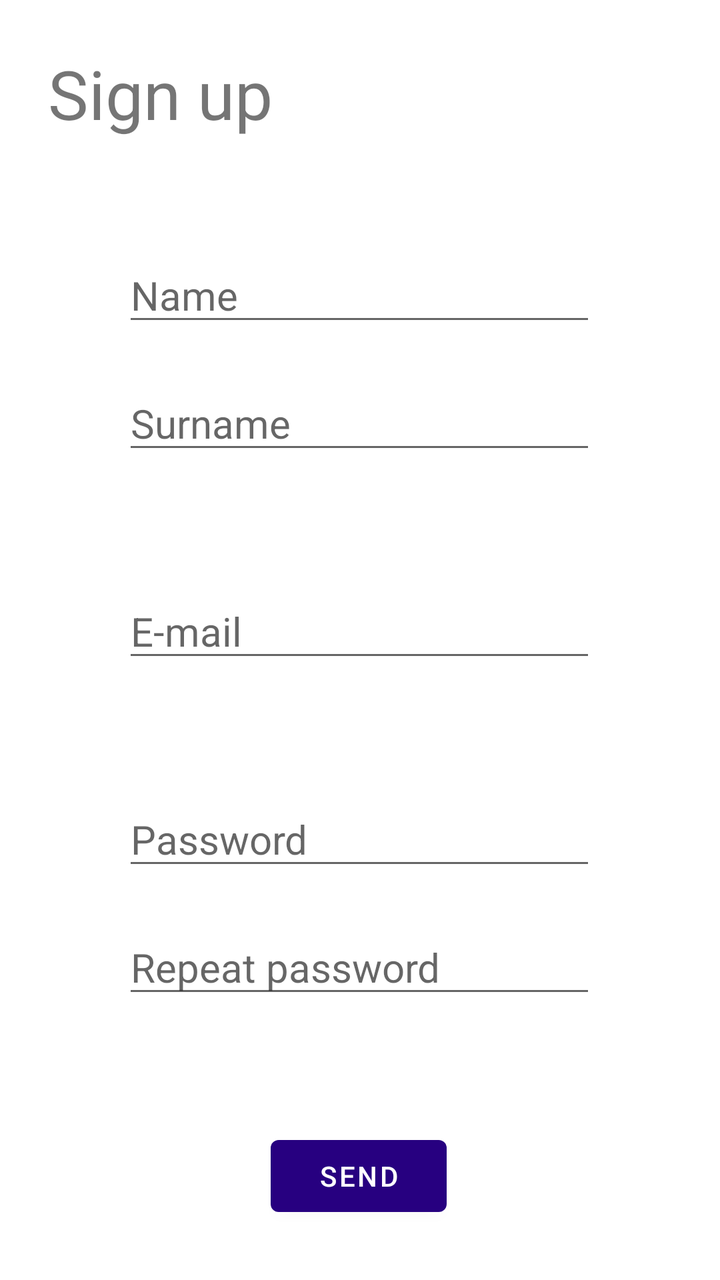
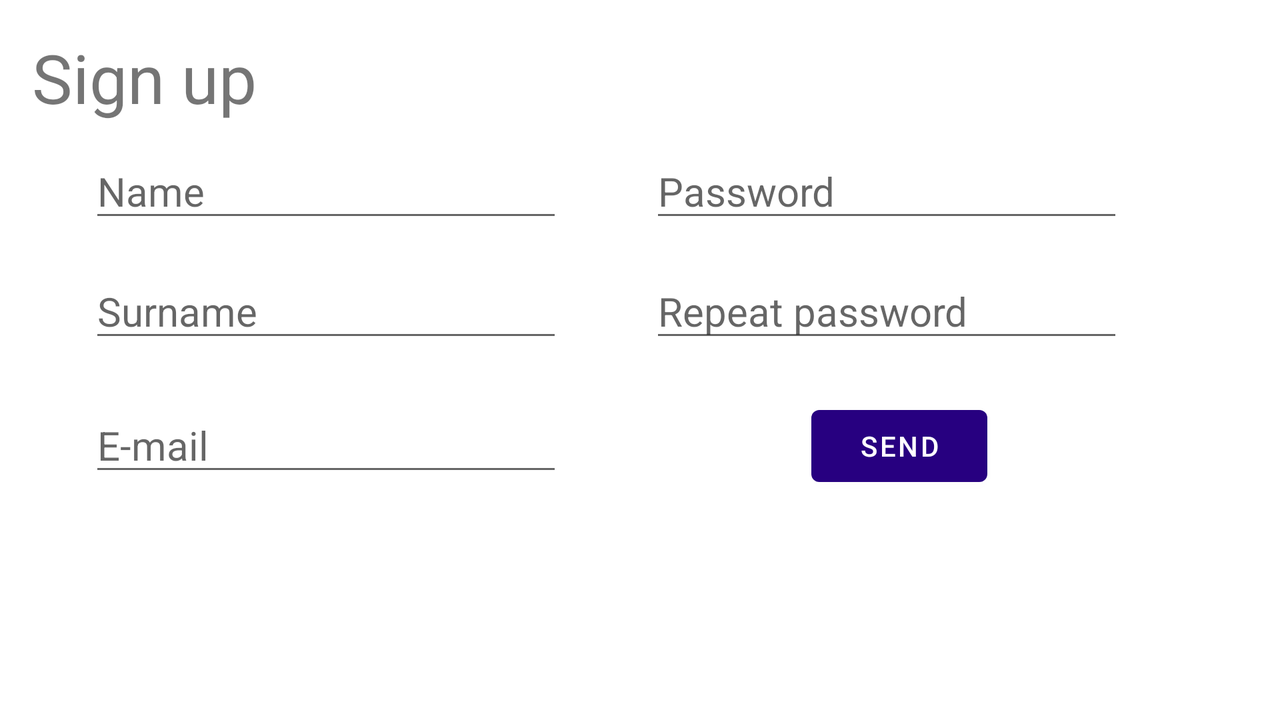

Two renders of one Android screen. The first uses the default layout on a phone; the second uses the alternative layout the repository ships for a different screen configuration, on a matching device. The two XML files are below.
<!-- AndroidManifest.xml: application theme Theme.Proyecto1_DAS -->
<!-- res/layout/activity_register.xml -->
<?xml version="1.0" encoding="utf-8"?>
<androidx.constraintlayout.widget.ConstraintLayout xmlns:android="http://schemas.android.com/apk/res/android"
    xmlns:app="http://schemas.android.com/apk/res-auto"
    xmlns:tools="http://schemas.android.com/tools"
    android:layout_width="match_parent"
    android:layout_height="match_parent"
    tools:context=".RegisterActivity">

    <TextView
        android:id="@+id/tvRegister"
        android:layout_width="wrap_content"
        android:layout_height="wrap_content"
        android:layout_marginStart="24dp"
        android:layout_marginTop="24dp"
        android:text="@string/sign_up"
        android:textSize="34sp"
        app:layout_constraintStart_toStartOf="parent"
        app:layout_constraintTop_toTopOf="parent" />

    <EditText
        android:id="@+id/etName"
        android:layout_width="wrap_content"
        android:layout_height="wrap_content"
        android:layout_marginTop="124dp"
        android:ems="10"
        android:hint="@string/name"
        android:inputType="textPersonName"
        android:textSize="20sp"
        app:layout_constraintEnd_toEndOf="parent"
        app:layout_constraintHorizontal_bias="0.497"
        app:layout_constraintStart_toStartOf="parent"
        app:layout_constraintTop_toTopOf="parent" />

    <EditText
        android:id="@+id/etSurname"
        android:layout_width="wrap_content"
        android:layout_height="wrap_content"
        android:layout_marginTop="20dp"
        android:ems="10"
        android:hint="@string/surname"
        android:inputType="textPersonName"
        android:textSize="20sp"
        app:layout_constraintEnd_toEndOf="parent"
        app:layout_constraintHorizontal_bias="0.497"
        app:layout_constraintStart_toStartOf="parent"
        app:layout_constraintTop_toBottomOf="@+id/etName" />

    <Button
        android:id="@+id/bSend"
        android:layout_width="wrap_content"
        android:layout_height="wrap_content"
        android:layout_marginTop="60dp"
        android:text="@string/send"
        app:layout_constraintEnd_toEndOf="parent"
        app:layout_constraintHorizontal_bias="0.498"
        app:layout_constraintStart_toStartOf="parent"
        app:layout_constraintTop_toBottomOf="@+id/etRepeatPass" />

    <EditText
        android:id="@+id/etMail"
        android:layout_width="wrap_content"
        android:layout_height="wrap_content"
        android:layout_marginTop="60dp"
        android:ems="10"
        android:hint="@string/mail"
        android:inputType="textEmailAddress"
        android:textSize="20sp"
        app:layout_constraintEnd_toEndOf="parent"
        app:layout_constraintHorizontal_bias="0.497"
        app:layout_constraintStart_toStartOf="parent"
        app:layout_constraintTop_toBottomOf="@+id/etSurname" />

    <EditText
        android:id="@+id/etPassword"
        android:layout_width="wrap_content"
        android:layout_height="wrap_content"
        android:layout_marginTop="60dp"
        android:ems="10"
        android:hint="@string/pass_id"
        android:inputType="textPassword"
        android:textSize="20sp"
        app:layout_constraintEnd_toEndOf="parent"
        app:layout_constraintHorizontal_bias="0.497"
        app:layout_constraintStart_toStartOf="parent"
        app:layout_constraintTop_toBottomOf="@+id/etMail" />

    <EditText
        android:id="@+id/etRepeatPass"
        android:layout_width="wrap_content"
        android:layout_height="wrap_content"
        android:layout_marginTop="20dp"
        android:ems="10"
        android:hint="@string/repeat_pass"
        android:inputType="textPassword"
        android:textSize="20sp"
        app:layout_constraintEnd_toEndOf="parent"
        app:layout_constraintHorizontal_bias="0.497"
        app:layout_constraintStart_toStartOf="parent"
        app:layout_constraintTop_toBottomOf="@+id/etPassword" />
</androidx.constraintlayout.widget.ConstraintLayout>
<!-- resources referenced by this layout -->
<resources>
  <string name="mail" translatable="false">E-mail</string>
  <string name="name">Name</string>
  <string name="pass_id">Password</string>
  <string name="repeat_pass">Repeat password</string>
  <string name="send">Send</string>
  <string name="sign_up">Sign up</string>
  <string name="surname">Surname</string>
  <style name="Theme.Proyecto1_DAS" parent="Theme.MaterialComponents.Light">
          
          <item name="colorPrimary">#270080</item>
          <item name="colorPrimaryVariant">#0f0033</item>
          <item name="colorOnPrimary">#FFFFFF</item>
          <item name="colorSecondary">#00BCD4</item>
          <item name="colorSecondaryVariant">#0097A7</item>
          <item name="colorOnSecondary">#FFFFFF</item>
          <item name="colorBackgroundFloating">#FFFFFF</item>
          <item name="colorOnBackground">#000000</item>
          <item name="colorSurface">#FFFFFF</item>
          <item name="colorOnSurface">#000000</item>
          <item name="colorTertiary">@color/white</item>
      </style>
  <color name="white">#FFFFFFFF</color>
</resources>
<!-- res/layout-land/activity_register.xml (the repository's variant of the layout above) -->
<!-- drawn on the phone turned sideways -->
<?xml version="1.0" encoding="utf-8"?>
<androidx.constraintlayout.widget.ConstraintLayout xmlns:android="http://schemas.android.com/apk/res/android"
    xmlns:app="http://schemas.android.com/apk/res-auto"
    xmlns:tools="http://schemas.android.com/tools"
    android:layout_width="match_parent"
    android:layout_height="match_parent"
    tools:context=".user.RegisterActivity">

    <TextView
        android:id="@+id/tvRegister"
        android:layout_width="wrap_content"
        android:layout_height="wrap_content"
        android:layout_marginStart="16dp"
        android:layout_marginTop="16dp"
        android:text="@string/sign_up"
        android:textSize="34sp"
        app:layout_constraintStart_toStartOf="parent"
        app:layout_constraintTop_toTopOf="parent" />

    <EditText
        android:id="@+id/etName"
        android:layout_width="wrap_content"
        android:layout_height="wrap_content"
        android:layout_marginTop="72dp"
        android:ems="10"
        android:hint="@string/name"
        android:inputType="textPersonName"
        android:textSize="20sp"
        app:layout_constraintEnd_toEndOf="parent"
        app:layout_constraintHorizontal_bias="0.111"
        app:layout_constraintStart_toStartOf="parent"
        app:layout_constraintTop_toTopOf="parent" />

    <EditText
        android:id="@+id/etSurname"
        android:layout_width="wrap_content"
        android:layout_height="wrap_content"
        android:layout_marginTop="16dp"
        android:ems="10"
        android:hint="@string/surname"
        android:inputType="textPersonName"
        android:textSize="20sp"
        app:layout_constraintEnd_toEndOf="parent"
        app:layout_constraintHorizontal_bias="0.111"
        app:layout_constraintStart_toStartOf="parent"
        app:layout_constraintTop_toBottomOf="@+id/etName" />

    <Button
        android:id="@+id/bSend"
        android:layout_width="wrap_content"
        android:layout_height="wrap_content"
        android:layout_marginTop="23dp"
        android:text="@string/send"
        app:layout_constraintBottom_toBottomOf="parent"
        app:layout_constraintEnd_toEndOf="parent"
        app:layout_constraintHorizontal_bias="0.735"
        app:layout_constraintStart_toStartOf="parent"
        app:layout_constraintTop_toBottomOf="@+id/etRepeatPass"
        app:layout_constraintVertical_bias="0.0" />

    <EditText
        android:id="@+id/etMail"
        android:layout_width="wrap_content"
        android:layout_height="wrap_content"
        android:layout_marginTop="23dp"
        android:ems="10"
        android:hint="@string/mail"
        android:inputType="textEmailAddress"
        android:textSize="20sp"
        app:layout_constraintBottom_toBottomOf="parent"
        app:layout_constraintEnd_toEndOf="parent"
        app:layout_constraintHorizontal_bias="0.111"
        app:layout_constraintStart_toStartOf="parent"
        app:layout_constraintTop_toBottomOf="@+id/etSurname"
        app:layout_constraintVertical_bias="0.0" />

    <EditText
        android:id="@+id/etPassword"
        android:layout_width="wrap_content"
        android:layout_height="wrap_content"
        android:layout_marginTop="72dp"
        android:ems="10"
        android:hint="@string/pass_id"
        android:inputType="textPassword"
        android:textSize="20sp"
        app:layout_constraintEnd_toEndOf="parent"
        app:layout_constraintHorizontal_bias="0.806"
        app:layout_constraintStart_toStartOf="parent"
        app:layout_constraintTop_toTopOf="parent" />

    <EditText
        android:id="@+id/etRepeatPass"
        android:layout_width="wrap_content"
        android:layout_height="wrap_content"
        android:layout_marginTop="16dp"
        android:ems="10"
        android:hint="@string/repeat_pass"
        android:inputType="textPassword"
        android:textSize="20sp"
        app:layout_constraintEnd_toEndOf="parent"
        app:layout_constraintHorizontal_bias="0.806"
        app:layout_constraintStart_toStartOf="parent"
        app:layout_constraintTop_toBottomOf="@+id/etPassword" />
</androidx.constraintlayout.widget.ConstraintLayout>
